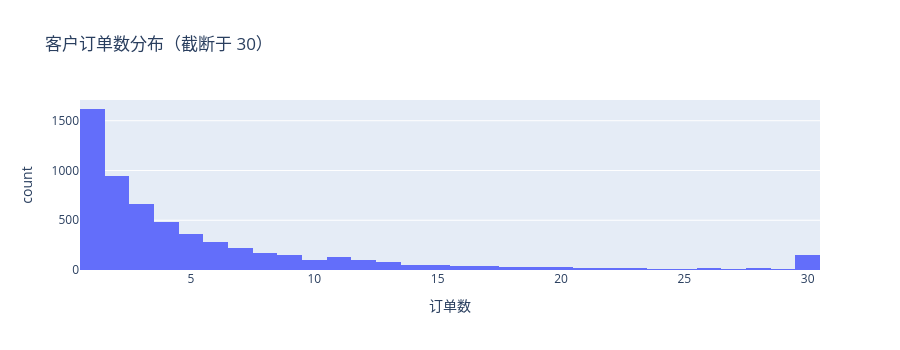

Source (notebook cell):
### Markdown cell above
## 7. 复购行为 — 为后续建模做铺垫

### Code cell
cust_orders = df[~df['is_return']].groupby('customer_id')['invoice'].nunique()
print(f'单次购买客户:   {(cust_orders == 1).sum():,}  ({(cust_orders == 1).mean():.1%})')
print(f'复购客户 (>=2): {(cust_orders >= 2).sum():,}  ({(cust_orders >= 2).mean():.1%})')
print(f'高频客户 (>=10):{(cust_orders >= 10).sum():,}  ({(cust_orders >= 10).mean():.1%})')
fig = px.histogram(cust_orders.clip(upper=30), nbins=30, title='客户订单数分布（截断于 30）',
                   labels={'value': '订单数'})
fig.update_layout(height=350, showlegend=False)
fig.show()

### Figure 1 — Plotly figure (JSON) as saved in the notebook; plotly's stock layout.template omitted (floating-point values rounded to 4 significant figures; data arrays with more than 128 entries replaced by an {"elided": "..."} marker saying what was removed)
{"data": [{"bingroup": "x", "hovertemplate": "variable=invoice<br>订单数=%{x}<br>count=%{y}<extra></extra>", "legendgroup": "invoice", "marker": {"color": "#636efa", "pattern": {"shape": ""}}, "name": "invoice", "nbinsx": 30, "orientation": "v", "showlegend": true, "type": "histogram", "x": {"elided": "5878 int values"}, "xaxis": "x", "yaxis": "y"}], "layout": {"barmode": "relative", "height": 350, "legend": {"title": {"text": "variable"}, "tracegroupgap": 0}, "showlegend": false, "title": {"text": "客户订单数分布（截断于 30）"}, "xaxis": {"anchor": "y", "domain": [0.0, 1.0], "title": {"text": "订单数"}}, "yaxis": {"anchor": "x", "domain": [0.0, 1.0], "title": {"text": "count"}}}}
